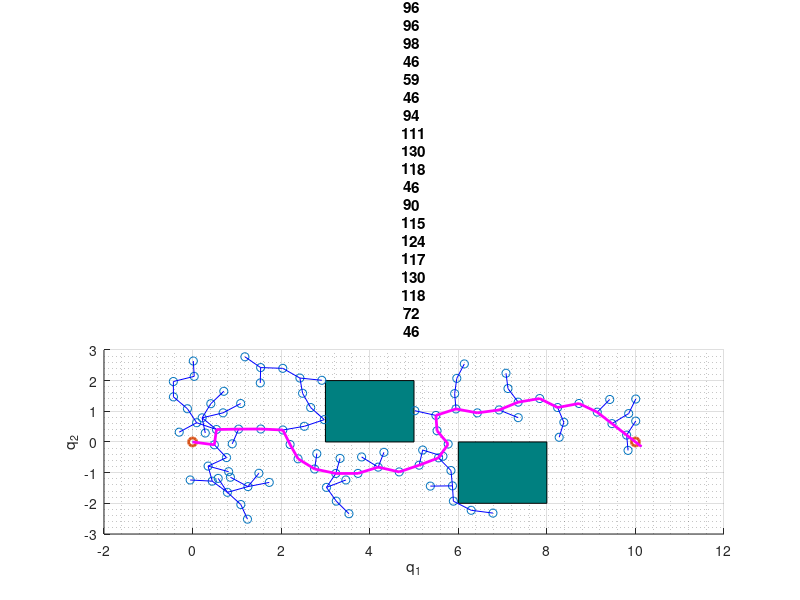

The MATLAB script that drew this image:
%% Housekeeping
clear all
close all
clc

obstacle1 = {[3,0],[5,0],[3,2],[5,2]};
obstacle2 = {[6,-2],[8,-2],[6,0],[8,0]};
obstacles = {obstacle1,obstacle2};

%% Part a)
start = [0,0];
goal = [10,0];
verts = csvread('data/rrt3a1_verts.csv');
edges = csvread('data/rrt3a1_edges.csv');
path = csvread('data/rrt3a1_path.csv');
path_length = path(1);
path = path(2:end);
figure
x0=100;
y0=50;
width=900;
height=350;
set(gcf,'position',[x0,y0,width,height])
for obstacle = obstacles
   rectangle('Position',[obstacle{1}{1} abs(obstacle{1}{1}(1)-obstacle{1}{2}(1)) abs(obstacle{1}{2}(2)-obstacle{1}{3}(2))],'FaceColor',[0 .5 .5]);
end
hold on
% Plot PRM verts
x = verts(2:end-1,1);
y = verts(2:end-1,2);
scatter(x,y,'or')
scatter([start(1),goal(1)],[start(2),goal(2)],'ob','LineWidth',2) % Start and Goal
a = [1:length(verts)-2]'; b = num2str(a); c = cellstr(b);
dx = 0.1; dy = 0.1; % displacement so the text does not overlay the data points
%text(x+dx, y+dy, c);
% Plot PRM edges
for i=1:length(edges)
   plot([verts(edges(i,1)+1,1),verts(edges(i,2)+1,1)],[verts(edges(i,1)+1,2),verts(edges(i,2)+1,2)],'b') 
end

% Plot path
plot(verts(path+1,1),verts(path+1,2),'m','LineWidth',2);
grid on
grid minor
xlabel('q_1')
ylabel('q_2')
title("RRT - Path Length: " + path_length)